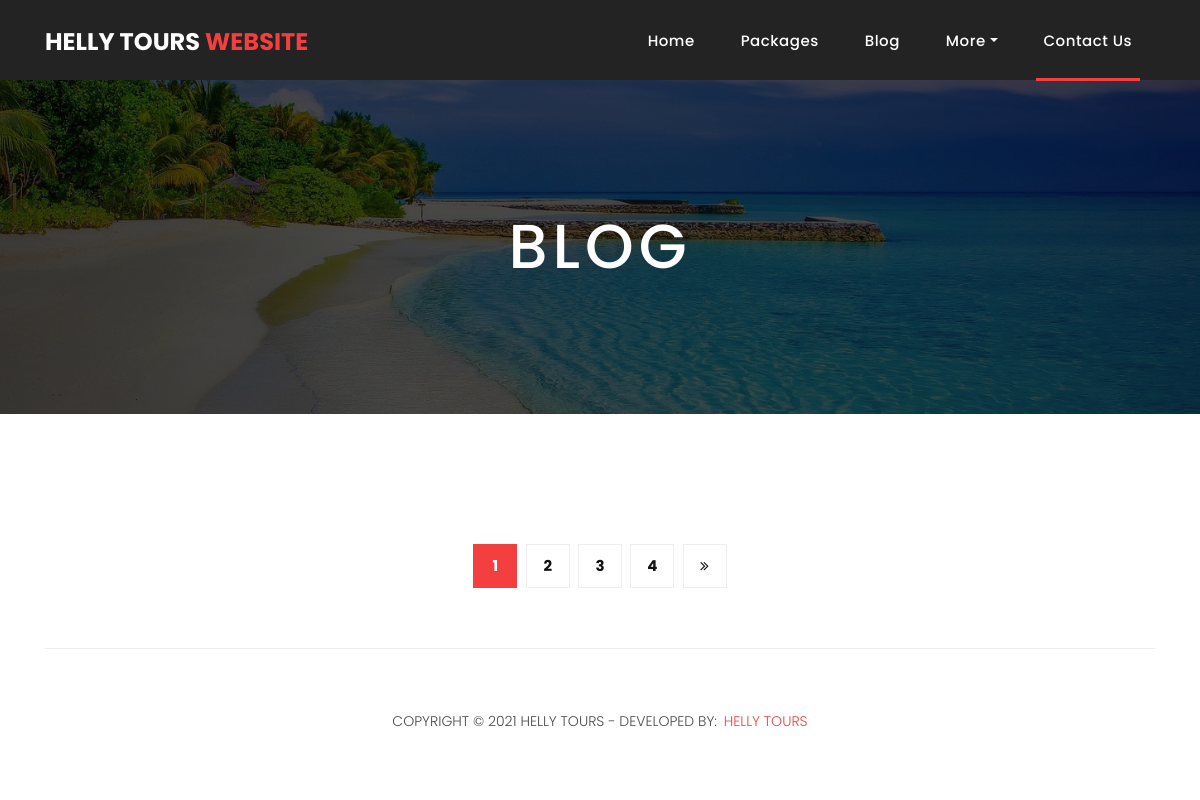
The page /blog.php on the database as committed earlier.
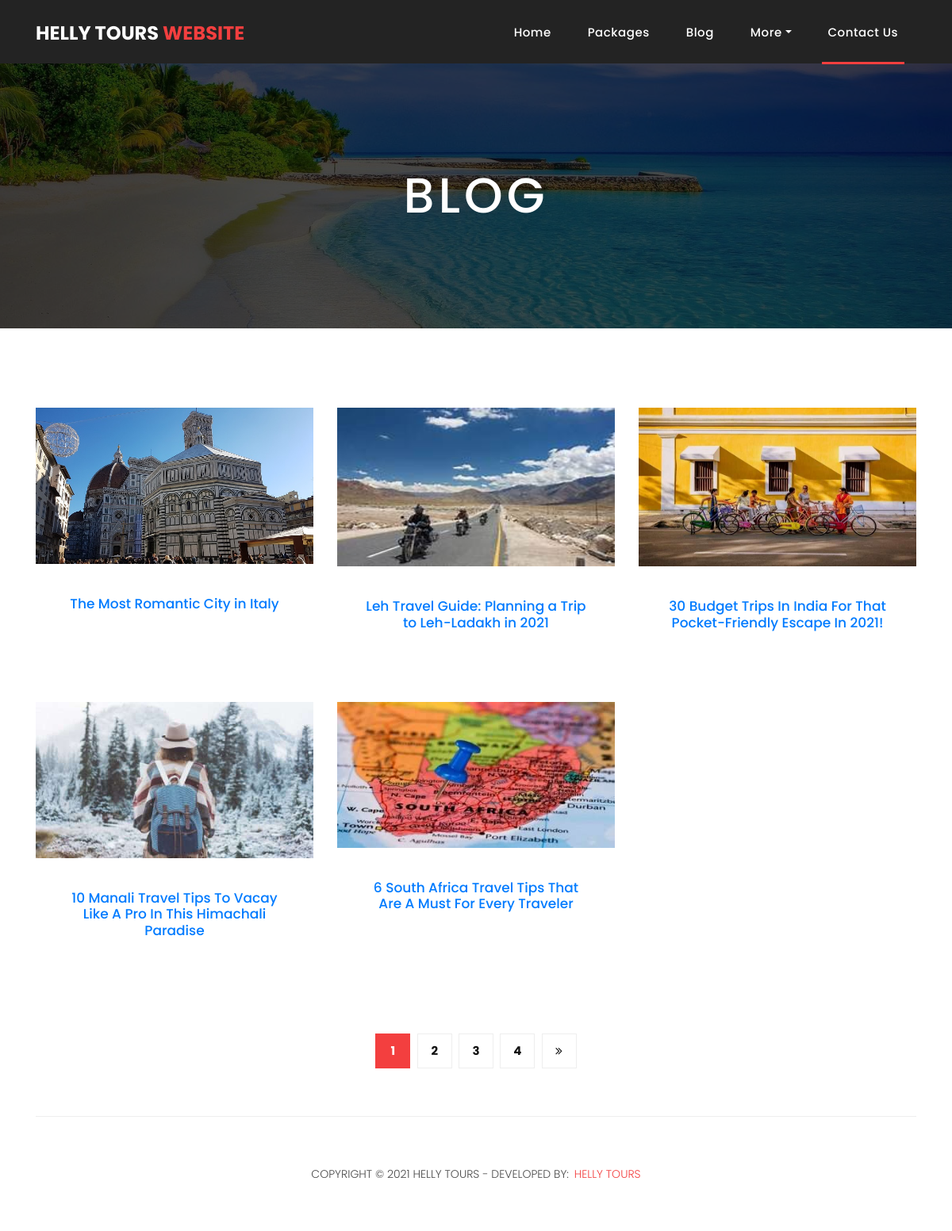
The same page on the database as committed later.
### tables this page shows
CREATE TABLE `blog_master` (
  `blog_id` int(11) NOT NULL,
  `blog_name` varchar(100) NOT NULL,
  `blog_url` text NOT NULL,
  `blog_img` varchar(200) NOT NULL
);

### blog.php (the view, shortened to what this page needs)
<?php
require './class/atclass.php';
$q2= mysqli_query($connection, "select * from blog_master order by blog_id desc") or die("error in query". mysqli_error($connection));
?>
<!DOCTYPE html>
<html lang="en">
  <head>
    <link href="vendor/bootstrap/css/bootstrap.min.css" rel="stylesheet">
    <link rel="stylesheet" href="assets/css/fontawesome.css">
    <link rel="stylesheet" href="assets/css/style.css">
    <link rel="stylesheet" href="assets/css/owl.css">
  </head>
  <body>
    <?php
        include './themepart/header.php';
    ?>
    <div class="page-heading about-heading header-text" style="background-image: url(assets/images/heading-6-1920x500.jpg);">
      <div class="container">
        <div class="row">
          <div class="col-md-12">
            <div class="text-content">
              <h2>Blog</h2>
            </div>
          </div>
        </div>
      </div>
    </div>
    <div class="products">
      <div class="container">
        <div class="row">
          <div class="col-md-12">
            <div class="row">
                <?php
while ($row = mysqli_fetch_array($q2)) {
?>
              <div class="col-md-4">
                <div class="service-item">
                    <a href="<?php echo $row['blog_url'];?>" target="_blank" class="services-item-image"><img src="admin/upload/<?php echo $row['blog_img'];?>" style=" width: 100%; max-height: 200px;"class="img-fluid" alt=""></a>
                  <div class="down-content">
                      <h4><a href="<?php echo $row['blog_url'];?>" target="_blank"><?php echo $row['blog_name'];?></a></h4>
                  </div>
                </div>
              </div>
<?php }?>
              <div class="col-md-12">
                <ul class="pages">
                    <li class="active"><a href="#">1</a></li>
                  <li><a href="#">2</a></li>
                  <li><a href="#">3</a></li>
                  <li><a href="#">4</a></li>
                  <li><a href="#"><i class="fa fa-angle-double-right"></i></a></li>
                </ul>
              </div>
            </div>
          </div>
        </div>
      </div>
    </div>
    <?php
   include './themepart/footer.php';
   ?>
  </body>
</html>

### themepart/header.php (shortened to what this page needs)
<header class="">
      <nav class="navbar navbar-expand-lg">
        <div class="container">
          <a class="navbar-brand" href="index.php"><h2>Helly Tours <em>Website</em></h2></a>
          <div class="collapse navbar-collapse" id="navbarResponsive">
            <ul class="navbar-nav ml-auto">
                <li class="nav-item">
                    <a class="nav-link" href="index.php">Home
                    </a>
                </li>
                <li class="nav-item"><a class="nav-link" href="packages.php">Packages</a></li>
                <li class="nav-item"><a class="nav-link" href="blog.php">Blog</a></li>
                <li class="nav-item dropdown">
                    <a class="nav-link dropdown-toggle" data-toggle="dropdown" href="#" role="button" aria-haspopup="true" aria-expanded="false">More</a>
                </li>
                <li class="nav-item active"><a class="nav-link" href="contact-us.php">Contact Us</a></li>
            </ul>
          </div>
        </div>
      </nav>
    </header>

### themepart/footer.php
<footer>
      <div class="container">
        <div class="row">
          <div class="col-md-12">
            <div class="inner-content">
              <p>Copyright © 2021 Helly Tours - Developed By: <a href="">Helly Tours</a></p>
            </div>
          </div>
        </div>
      </div>
    </footer>

### assets/css/style.css (style rules this page uses)
body { font-family: 'Poppins', sans-serif; overflow-x: hidden; text-rendering: optimizeLegibility; -webkit-font-smoothing: antialiased; -moz-osx-font-smoothing: grayscale; }
p { margin-bottom: 0px; font-size: 14px; font-weight: 300; color: #4a4a4a; line-height: 24px; }
a { text-decoration: none!important; }
ul { padding: 0; margin: 0; list-style: none; }
h1,h2,h3,h4,h5,h6 { margin: 0px; }
.page-heading { padding: 210px 0px 130px 0px; text-align: center; background-position: center center; background-repeat: no-repeat; background-size: cover; }
.page-heading .text-content h2 { color: #fff; font-size: 62px; text-transform: uppercase; letter-spacing: 5px; }
header { position: absolute; z-index: 99999; width: 100%; height: 80px; background-color: #232323; -webkit-transition: all 0.3s ease-in-out 0s; -moz-transition: all 0.3s ease-in-out 0s; -o-transition: all 0.3s ease-in-out 0s; transition: all 0.3s ease-in-out 0s; }
header .navbar { padding: 17px 0px; }
.navbar .navbar-brand { float: left; margin-top: -12px; outline: none; }
.navbar .navbar-brand h2 { color: #fff; text-transform: uppercase; font-size: 24px; font-weight: 700; -webkit-transition: all .3s ease 0s; -moz-transition: all .3s ease 0s; -o-transition: all .3s ease 0s; transition: all .3s ease 0s; }
.navbar .navbar-brand h2 em { font-style: normal; color: #f33f3f; }
#navbarResponsive { z-index: 999; }
.navbar-collapse { text-align: center; }
.navbar .navbar-nav .nav-item { margin: 0px 15px; }
.navbar .navbar-nav a.nav-link { text-transform: capitalize; font-size: 15px; font-weight: 500; letter-spacing: 0.5px; color: #fff; transition: all 0.5s; margin-top: 5px; }
.navbar .navbar-nav .nav-link:hover, .navbar .navbar-nav .active>.nav-link, .navbar .navbar-nav .nav-link.active, .navbar .navbar-nav .nav-link.show, .navbar .navbar-nav .show>.nav-link { color: #fff; padding-bottom: 25px; border-bottom: 3px solid #f33f3f; }
footer { text-align: center; }
footer .inner-content { border-top: 1px solid #eee; margin-top: 60px; padding: 60px 0px; }
footer .inner-content p { text-transform: uppercase; }
footer .inner-content p a { color: #f33f3f; margin-left: 3px; }
.products { margin-top: 100px; }
.page-heading { position:relative; }
.page-heading:before { content:''; position:absolute; top:0; left:0; bottom:0; right:0; background-color:rgba(0,0,0,.7); }
.page-heading .container { position:relative; z-index: 2; }
.products ul.pages { margin-top: 30px; text-align: center; }
.products ul.pages li { display: inline-block; margin: 0px 2px; }
.products ul.pages li a { width: 44px; height: 44px; display: inline-block; line-height: 42px; border: 1px solid #eee; font-size: 15px; font-weight: 700; color: #121212; transition: all .3s; }
.products ul.pages li a:hover, .products ul.pages li.active a { background-color: #f33f3f; border-color: #f33f3f; color: #fff; }
.service-item { text-align: center; margin-bottom: 30px; }
.service-item .down-content { background-color: #fff; padding: 40px 30px; }
.service-item .down-content h4 { font-size: 17px; color: #1a6692; margin-bottom: 20px; }
.services-item-image { display: block; }

Rows that differ between the two databases and show on the page:
added blog_master: blog_img (picture), blog_name "The Most Romantic City in Italy"
added blog_master: blog_img (picture), blog_name "Leh Travel Guide: Planning a Trip to Leh-Ladakh in 2021"
added blog_master: blog_img (picture), blog_name "30 Budget Trips In India For That Pocket-Friendly Escape In 2021!"
added blog_master: blog_img (picture), blog_name "10 Manali Travel Tips To Vacay Like A Pro In This Himachali Paradise"
added blog_master: blog_img (picture), blog_name "6 South Africa Travel Tips That Are A Must For Every Traveler"
